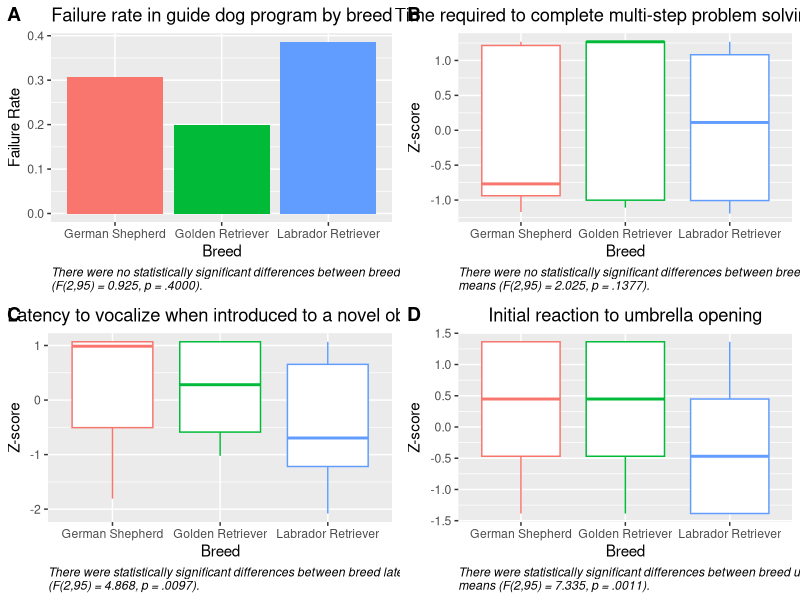
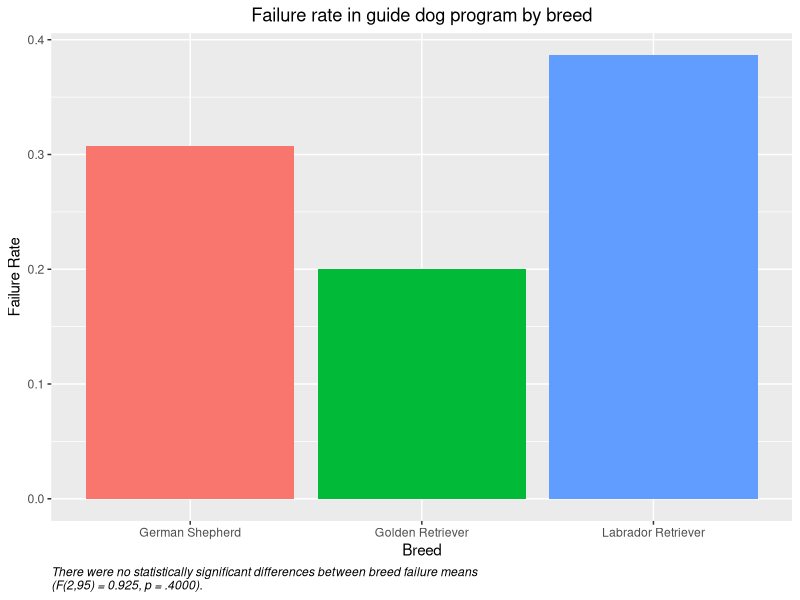
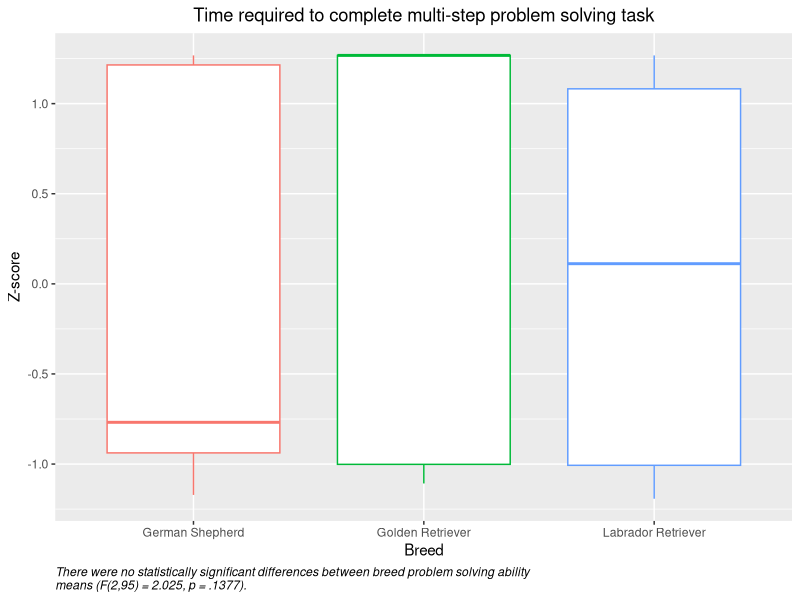
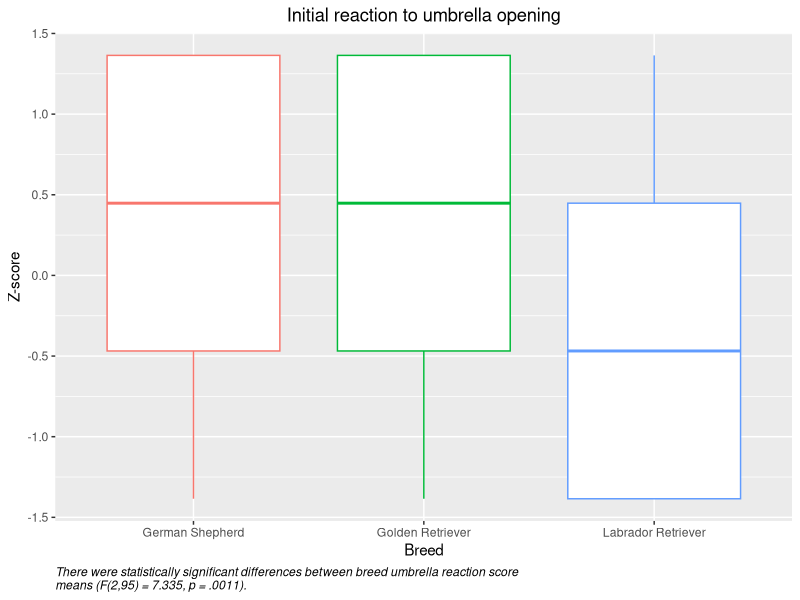
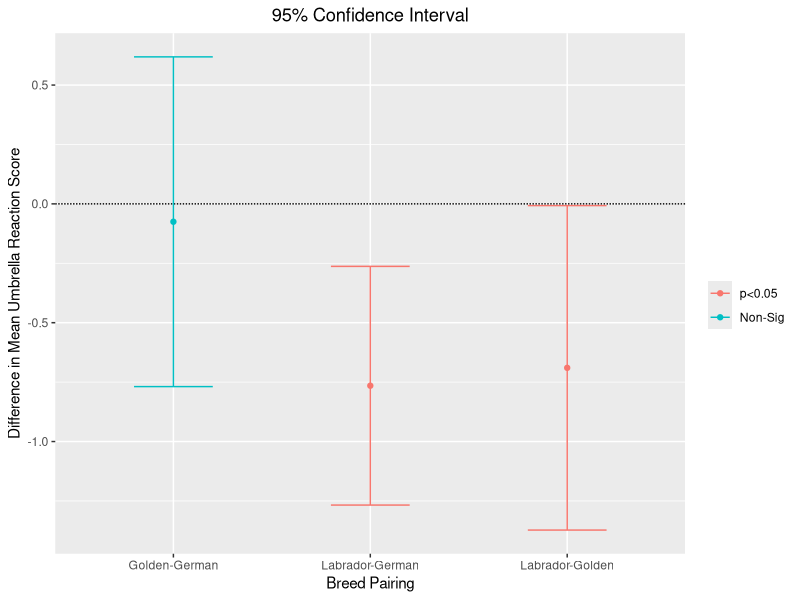
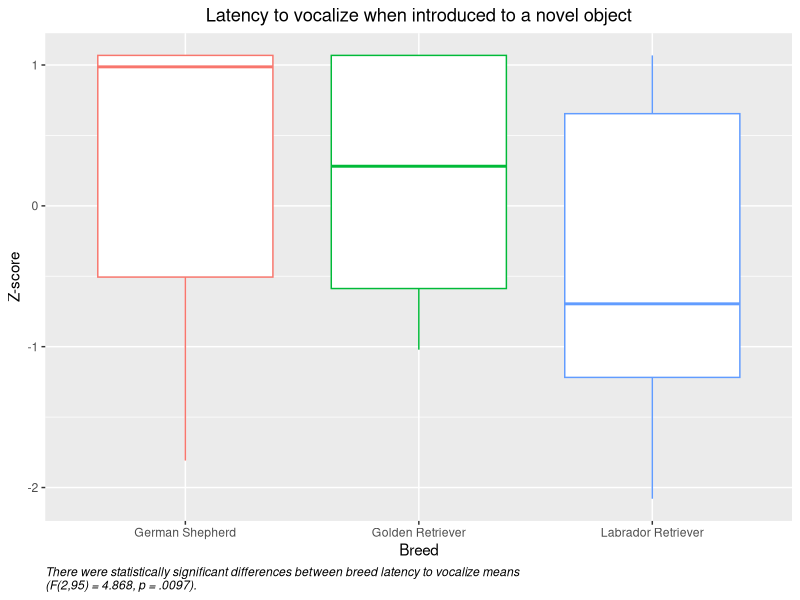
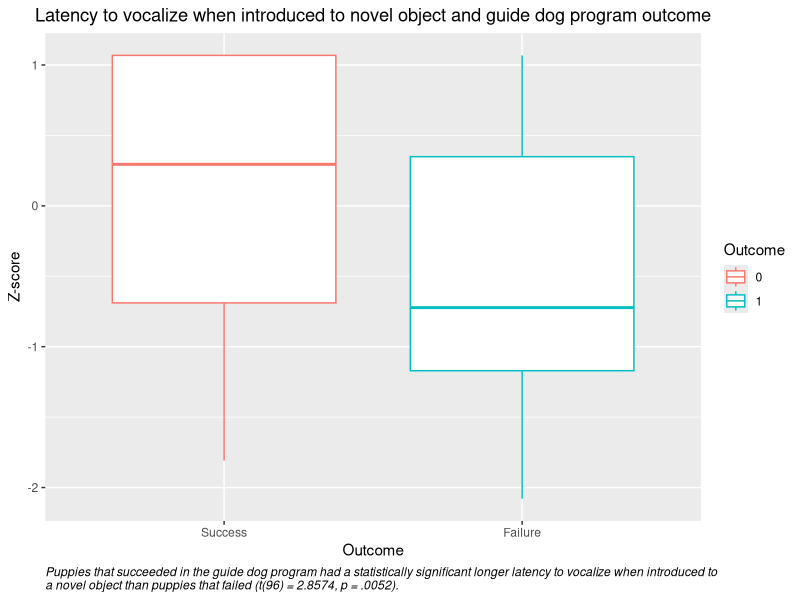
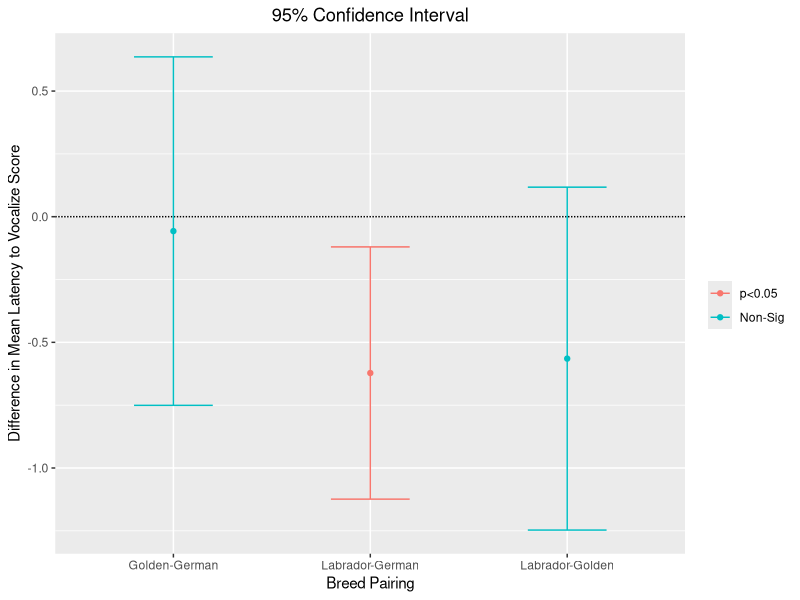

Reproduce these figures in R, in order.
###################################
####### SUBSETTING THE DATA #######
###################################

#Import Puppy Data
guideDogData <- read.csv("puppyData.csv", stringsAsFactors = F)

#Subset Columns with Data we want (puppy number, failure, breed)
guideDogData <- guideDogData[, c(1,2,9)]

#Import Puppy Z Scores Data
puppyZScores <- read.csv("puppyZScores.csv", stringsAsFactors = F)

#Subset Columns with Data we want (z scores for solving, vocalizing, umbrella response)
puppyZScores <- puppyZScores[, c(17,29,30)]

#Merge guideDogData and puppyZScores data frames horizontally
rawPuppyData <- cbind(guideDogData, puppyZScores)

#Remove puppies with missing data
puppyData <- rawPuppyData[complete.cases(rawPuppyData), ]


###############################
####### ANLYSIS PART 1: #######
#######   ANOVA TESTS   #######
###############################

#load necessary libraries
library("dplyr")
library("broom")
library("ggplot2")
install.packages("cowplot")

#Create a function to find average of a variable by breed
avgByBreedFunc <- function(x){
    breedAvg <- aggregate(list (Mean = x), list(Breed = puppyData$PupBreed), mean)
    return ( breedAvg )
}


#Create a function to perform an ANOVA test to find p-value
anovaFunc <- function(y){
    breedA <- aov( y ~ puppyData$PupBreed)
    tidy(breedA)$p.value
}


#Use functions to analyze failure rate for each breed
failureRatesBreed <- avgByBreedFunc(puppyData$Failure)
failureAOVP <- anovaFunc(puppyData$Failure)

#Use functions to analyze average time to complete multi-step problem solving task for each breed
solveTimeBreed <- avgByBreedFunc(puppyData$ZPATorSolve)
solveAOVP <- anovaFunc(puppyData$ZPATorSolve)

#Use functions to analyze average initial reaction to umbrella for each breed
umbReacBreed <- avgByBreedFunc(puppyData$ZPAUmResponse)
umbAOVP <- anovaFunc(puppyData$ZPAUmResponse)

#Use functions to analyze average initial reaction to umbrella for each breed
vocNovBreed <- avgByBreedFunc(puppyData$ZNovLatVoc)
vocAOVP <- anovaFunc(puppyData$ZNovLatVoc)

#Make a table that includes the avg failure rate, and variable z scores for each breed
avgVarBreeds <- cbind(failureRatesBreed, solveTimeBreed, umbReacBreed, vocNovBreed)

#Name "Mean" columns more specifically
names(avgVarBreeds)[2] <- "failure"
names(avgVarBreeds)[4] <- "problemSolveZ"
names(avgVarBreeds)[6] <- "umbReactZ"
names(avgVarBreeds)[8] <- "vocalZ"

#Remove extra "Breed" columns
breedsPerf <- avgVarBreeds[, !duplicated(colnames(avgVarBreeds))]

#Add p-values from Anova Test to table by creating a new row
newrow <- c("P-Value", failureAOVP[1], solveAOVP[1], umbAOVP[1], vocAOVP[1])
breedsPerfandP <- rbind(breedsPerf, newrow)
#Check Table
breedsPerfandP

##################################
####### GRAPHING PART 1:   #######
####### VARIABLES BY BREED #######
##################################

#Create a bar graph showing the average rate of failure for each breed
failureBreedPlot <- ggplot(breedsPerf, aes(x = Breed, y = failure)) + 
geom_bar(aes(fill = Breed), stat = "identity") + labs( y = "Failure Rate", title = "Failure rate in guide dog program by breed", caption = "There were no statistically significant differences between breed failure means \n(F(2,95) = 0.925, p = .4000).") + theme(plot.title = element_text(hjust = 0.50), plot.caption = element_text(hjust = 0, face = "italic")) + theme(legend.position = "none")

#Create a box plot showing Z-score of breeds for time to complete multi-step problem solving task
solveBreedPlot <- ggplot(puppyData, aes(x = PupBreed, y = ZPATorSolve, color = PupBreed)) + geom_boxplot() + labs (x = "Breed" , y = "Z-score", title = "Time required to complete multi-step problem solving task", caption = "There were no statistically significant differences between breed problem solving ability \nmeans (F(2,95) = 2.025, p = .1377).") + theme(plot.title = element_text(hjust = 0.50), plot.caption = element_text(hjust = 0, face = "italic"), legend.position = "none")

#Create a box plot showing Z-score of breeds for vocalizing test
vocBreedPlot <- ggplot(puppyData, aes(x = PupBreed, y = ZNovLatVoc, color = PupBreed)) + geom_boxplot() + labs (x = "Breed" , y = "Z-score", title = "Latency to vocalize when introduced to a novel object", caption = "There were statistically significant differences between breed latency to vocalize means \n(F(2,95) = 4.868, p = .0097).") + theme(plot.title = element_text(hjust = 0.50), plot.caption = element_text(hjust = 0, face = "italic"), legend.position = "none")

#Create a box plot showing Z-score of breeds for initial reaction to umbrella opening
umbBreedPlot <- ggplot(puppyData, aes(x = PupBreed, y = ZPAUmResponse, color = PupBreed)) + geom_boxplot() + labs (y = "Z-score", x = "Breed" , title = "Initial reaction to umbrella opening", caption = "There were statistically significant differences between breed umbrella reaction score \nmeans (F(2,95) = 7.335, p = .0011).") + theme(plot.title = element_text(hjust = 0.50), plot.caption = element_text(hjust = 0, face = "italic"), legend.position = "none")

#Put all of the previous made plots into one big page
breedPlots <- cowplot::plot_grid(failureBreedPlot, solveBreedPlot, vocBreedPlot, umbBreedPlot, labels = "AUTO")


####################################
######### ANALYSIS PART 2: #########
######### TUKEY HSD TEST   #########
####################################

##From the P-values in table "breedsPerfandP" we see that there was significant differnces between breeds for umbrella reaction scores and the vocalization test
#A tukey HSD test should be performed for these variables

#Tukey test for umbrella reactions
umbBreedAOV <- aov( data = puppyData, ZPAUmResponse ~ PupBreed)
anova(umbBreedAOV)
umbTky <- as.data.frame(TukeyHSD(umbBreedAOV)$PupBreed)
#Plot Tukey Results for umbrella
umbTky$pair <- rownames(umbTky)
umbTky$pair <- c("Golden-German", "Labrador-German", "Labrador-Golden")
umbTkyPlot <- ggplot(umbTky, aes(colour=cut(`p adj`, c(0, 0.05, 1), label=c("p<0.05","Non-Sig")))) + geom_hline(yintercept=0, lty="11") +
    geom_errorbar(aes(pair, ymin=lwr, ymax=upr), width=0.4) +
    geom_point(aes(pair, diff)) +
    labs(colour="", x = "Breed Pairing", y = "Difference in Mean Umbrella Reaction Score", title = "95% Confidence Interval") + theme(plot.title = element_text(hjust = 0.50))

#Tukey test for vocalization scores
vocBreedAOV <- aov( data = puppyData, ZNovLatVoc ~ PupBreed)
anova(vocBreedAOV)
vocTky <- as.data.frame(TukeyHSD(vocBreedAOV)$PupBreed)
#Plot Tukey Results for vocalizaiton
vocTky$pair <- rownames(vocTky)
vocTky$pair <- c("Golden-German", "Labrador-German", "Labrador-Golden")
vocTkyPlot <- ggplot(vocTky, aes(colour=cut(`p adj`, c(0, 0.05, 1), label=c("p<0.05","Non-Sig")))) + geom_hline(yintercept=0, lty="11") +
    geom_errorbar(aes(pair, ymin=lwr, ymax=upr), width=0.4) +
    geom_point(aes(pair, diff)) +
    labs(colour="", x = "Breed Pairing", y = "Difference in Mean Latency to Vocalize Score", title = "95% Confidence Interval") + theme(plot.title = element_text(hjust = 0.50))

#############################################
#######    ANALYSIS PART 3: PAIRED    #######
####### T-TEST FOR FAILURE AND TRAITS #######
#############################################
#Perfom a t-test to see if umbrella reaction scores significantly differed for puppies that failed/succeeded
umbFailure <- t.test(ZPAUmResponse ~ Failure, data = puppyData, var.equal = TRUE)
#P-value > 0.05

#Perfom a t-test to see if latency to vocalize scores significantly differed for puppies that failed/succeeded
vocFailure <- t.test(ZNovLatVoc ~ Failure, data = puppyData, var.equal = TRUE)
#P-value < 0.05 so 
Outcome <- as.character(puppyData$Failure)
vocOutcome <- ggplot(puppyData, aes(Outcome, ZNovLatVoc, color=Outcome)) +
    geom_boxplot() +
    labs(y = "Z-score", title = "Latency to vocalize when introduced to novel object and guide dog program outcome", caption = "Puppies that succeeded in the guide dog program had a statistically significant longer latency to vocalize when introduced to \na novel object than puppies that failed (t(96) = 2.8574, p = .0052).") + scale_x_discrete(labels = c("Success", "Failure")) + theme(plot.title = element_text(hjust = 0.50), plot.caption = element_text(hjust = 0, face = "italic"))
